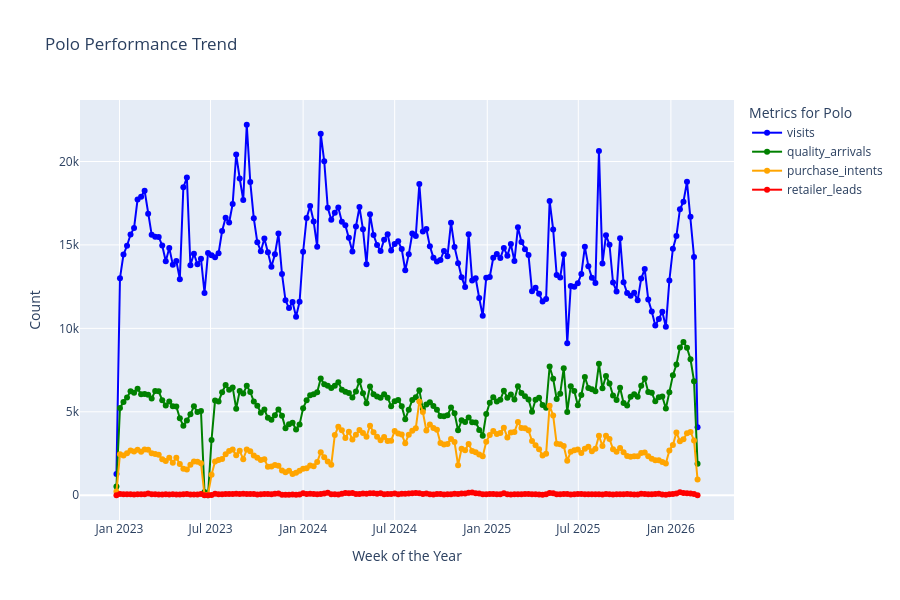

Notebook cell for this chart:
### Code cell
import plotly.express as px

# 1. Sort the DataFrame (ensure week_start is your x-axis)
polo_df_sorted = polo_df.sort_values(by='week_start', ascending=True)

# 2. Plot multiple columns by passing a list to 'y'
fig = px.line(
    polo_df_sorted,
    x='week_start',
    y=['visits', 'quality_arrivals', 'purchase_intents', 'retailer_leads'],  # List of columns
    title='Polo Performance Trend',
    markers=True,
    height=600,
    # Define custom colors for each column
    color_discrete_map={
        "visits": "blue",
        "quality_arrivals": "green",
        "purchase_intents": "orange",
        "retailer_leads": "red"
    }
)

# 3. Customizing labels and layout
fig.update_layout(
    xaxis_title='Week of the Year',
    yaxis_title='Count',
    legend_title='Metrics for Polo',
    xaxis=dict(showgrid=True),
    yaxis=dict(showgrid=True)
)

# 4. Display the figure
fig.show()

### Figure 1 — Plotly figure (JSON) as saved in the notebook; plotly's stock layout.template omitted (floating-point values rounded to 4 significant figures; data arrays with more than 128 entries replaced by an {"elided": "..."} marker saying what was removed)
{"data": [{"hovertemplate": "variable=visits<br>week_start=%{x}<br>value=%{y}<extra></extra>", "legendgroup": "visits", "line": {"color": "blue", "dash": "solid"}, "marker": {"symbol": "circle"}, "mode": "lines+markers", "name": "visits", "orientation": "v", "showlegend": true, "type": "scatter", "x": {"elided": "166 str values"}, "xaxis": "x", "y": {"elided": "166 int values"}, "yaxis": "y"}, {"hovertemplate": "variable=quality_arrivals<br>week_start=%{x}<br>value=%{y}<extra></extra>", "legendgroup": "quality_arrivals", "line": {"color": "green", "dash": "solid"}, "marker": {"symbol": "circle"}, "mode": "lines+markers", "name": "quality_arrivals", "orientation": "v", "showlegend": true, "type": "scatter", "x": {"elided": "166 str values"}, "xaxis": "x", "y": {"elided": "166 int values"}, "yaxis": "y"}, {"hovertemplate": "variable=purchase_intents<br>week_start=%{x}<br>value=%{y}<extra></extra>", "legendgroup": "purchase_intents", "line": {"color": "orange", "dash": "solid"}, "marker": {"symbol": "circle"}, "mode": "lines+markers", "name": "purchase_intents", "orientation": "v", "showlegend": true, "type": "scatter", "x": {"elided": "166 str values"}, "xaxis": "x", "y": {"elided": "166 int values"}, "yaxis": "y"}, {"hovertemplate": "variable=retailer_leads<br>week_start=%{x}<br>value=%{y}<extra></extra>", "legendgroup": "retailer_leads", "line": {"color": "red", "dash": "solid"}, "marker": {"symbol": "circle"}, "mode": "lines+markers", "name": "retailer_leads", "orientation": "v", "showlegend": true, "type": "scatter", "x": {"elided": "166 str values"}, "xaxis": "x", "y": {"elided": "166 int values"}, "yaxis": "y"}], "layout": {"height": 600, "legend": {"title": {"text": "Metrics for Polo"}, "tracegroupgap": 0}, "title": {"text": "Polo Performance Trend"}, "xaxis": {"anchor": "y", "domain": [0, 1], "showgrid": true, "title": {"text": "Week of the Year"}}, "yaxis": {"anchor": "x", "domain": [0, 1], "showgrid": true, "title": {"text": "Count"}}}}
